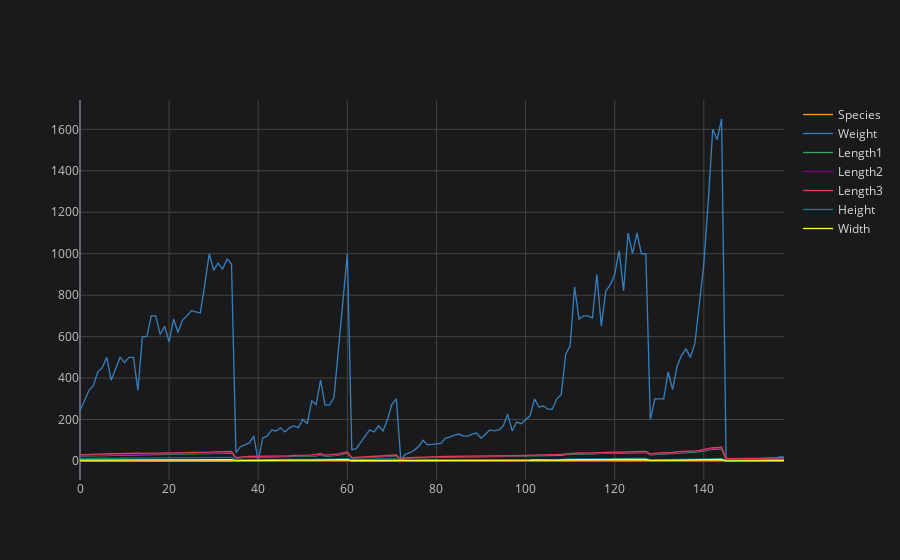

The cell this chart's notebook holds for it:
### Markdown cell above
# visualization using cufflinks

### Code cell
df.iplot()

### Figure 1 — Plotly figure (JSON) as saved in the notebook; plotly's stock layout.template omitted (floating-point values rounded to 4 significant figures; data arrays with more than 128 entries replaced by an {"elided": "..."} marker saying what was removed)
{"data": [{"line": {"color": "rgba(255, 153, 51, 1.0)", "dash": "solid", "shape": "linear", "width": 1.3}, "mode": "lines", "name": "Species", "text": "", "type": "scatter", "x": {"elided": "159 int values"}, "y": {"elided": "159 int values"}}, {"line": {"color": "rgba(55, 128, 191, 1.0)", "dash": "solid", "shape": "linear", "width": 1.3}, "mode": "lines", "name": "Weight", "text": "", "type": "scatter", "x": {"elided": "159 int values"}, "y": {"elided": "159 float values"}}, {"line": {"color": "rgba(50, 171, 96, 1.0)", "dash": "solid", "shape": "linear", "width": 1.3}, "mode": "lines", "name": "Length1", "text": "", "type": "scatter", "x": {"elided": "159 int values"}, "y": {"elided": "159 float values"}}, {"line": {"color": "rgba(128, 0, 128, 1.0)", "dash": "solid", "shape": "linear", "width": 1.3}, "mode": "lines", "name": "Length2", "text": "", "type": "scatter", "x": {"elided": "159 int values"}, "y": {"elided": "159 float values"}}, {"line": {"color": "rgba(219, 64, 82, 1.0)", "dash": "solid", "shape": "linear", "width": 1.3}, "mode": "lines", "name": "Length3", "text": "", "type": "scatter", "x": {"elided": "159 int values"}, "y": {"elided": "159 float values"}}, {"line": {"color": "rgba(0, 128, 128, 1.0)", "dash": "solid", "shape": "linear", "width": 1.3}, "mode": "lines", "name": "Height", "text": "", "type": "scatter", "x": {"elided": "159 int values"}, "y": {"elided": "159 float values"}}, {"line": {"color": "rgba(255, 255, 51, 1.0)", "dash": "solid", "shape": "linear", "width": 1.3}, "mode": "lines", "name": "Width", "text": "", "type": "scatter", "x": {"elided": "159 int values"}, "y": {"elided": "159 float values"}}], "layout": {"legend": {"bgcolor": "#1A1A1C", "font": {"color": "#D9D9D9"}}, "paper_bgcolor": "#1A1A1C", "plot_bgcolor": "#1A1A1C", "title": {"font": {"color": "#D9D9D9"}}, "xaxis": {"gridcolor": "#434343", "showgrid": true, "tickfont": {"color": "#C2C2C2"}, "title": {"font": {"color": "#D9D9D9"}, "text": ""}, "zerolinecolor": "#666570"}, "yaxis": {"gridcolor": "#434343", "showgrid": true, "tickfont": {"color": "#C2C2C2"}, "title": {"font": {"color": "#D9D9D9"}, "text": ""}, "zerolinecolor": "#666570"}}}
